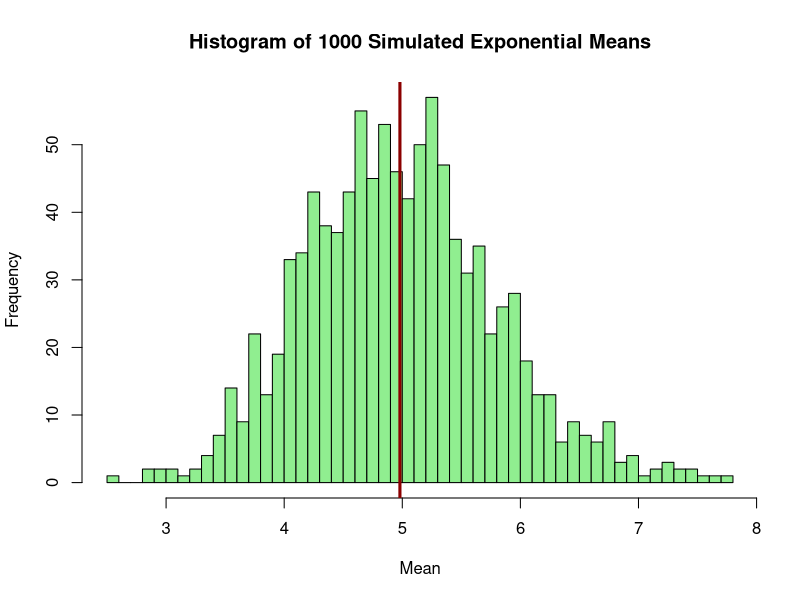
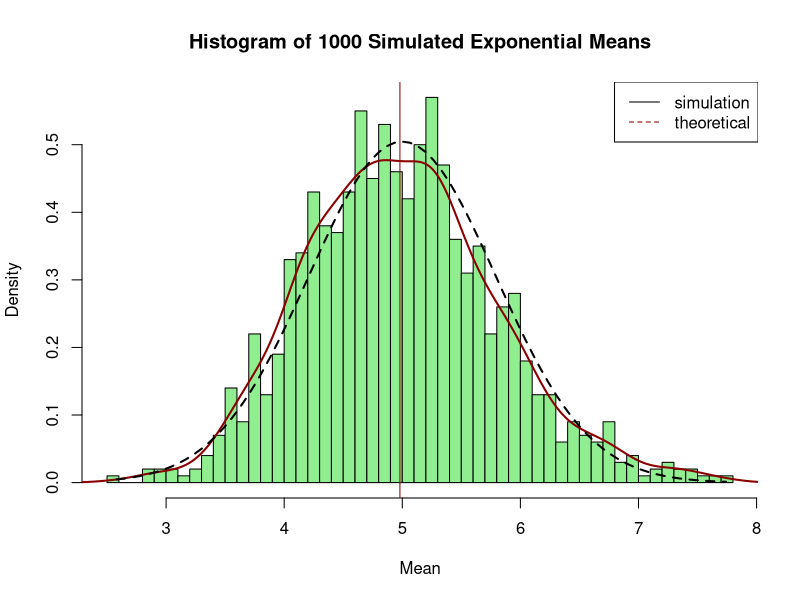

Reproduce these figures in R, in order.
## ---- chunk 1
knitr::opts_chunk$set(echo = TRUE)
## ---- chunk 2
library(knitr)
library(ggplot2)

set.seed(200)
lambda = 0.2  # lambda
expo <- 40    # no of exponentials
noofsim <- 1000 # no of simulations
## ---- chunk 3
sim_exp <- replicate(noofsim, rexp(expo,lambda))
mean_exp <- colMeans(sim_exp)
row_means <- rowMeans(sim_exp)
## ---- chunk 4
sample_mean <- round(mean(mean_exp), 2) #Sample Mean
sample_mean
1/lambda #Theoretical Mean
# plot the histogram of averages
hist(mean_exp, breaks = 40, xlab = "Mean", main = "Histogram of 1000 Simulated Exponential Means", col = "lightgreen")
# theoretical center of distribution
abline(v = sample_mean, col = "darkred", lwd = 3)
## ---- chunk 5
# Sample Standard Deviation and Variance
sd(mean_exp)^2 # sample variance
# Theoretical Standard Deviation and() Variance
((1/lambda)/sqrt(expo))^2 # theoretical variance
## ---- chunk 6
# plot the histogram of averages
hist(mean_exp, prob=TRUE,breaks = 40, xlab = "Mean", main = "Histogram of 1000 Simulated Exponential Means", col = "lightgreen")
# theoretical center of distribution
abline(v = sample_mean, col = "darkred")
# Add the Theoretical Normal Distribution Line
xline <- seq(min(mean_exp), max(mean_exp), length = 100) 
yline <- dnorm(xline, mean = 1/lambda, sd = 1/lambda/sqrt(expo))
lines(density(mean_exp), lwd=2, col="darkred")
# add legend
legend('topright', c("simulation", "theoretical"), lty=c(1,2), col=c("black", "darkred"))

# Normal distribution line creation
x <- seq(min(mean_exp), max(mean_exp), length=2*expo)
y <- dnorm(x, mean=1/lambda, sd=sqrt(((1/lambda)/sqrt(expo))^2))
lines(x, y, pch=22, col="black", lwd=2, lty = 2)
